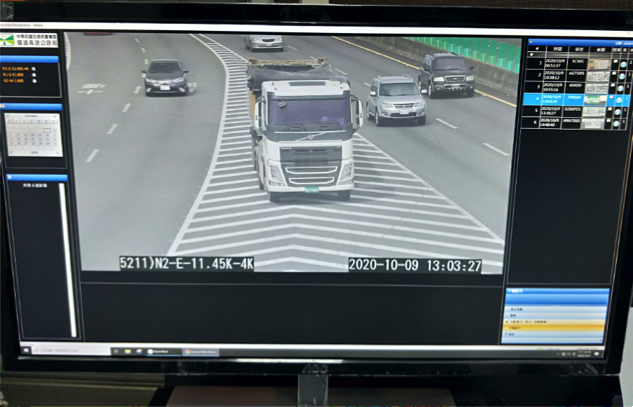
#> input picture danger-driving-behavier-detection/test.png, 633 x 407 px
$ python danger_detect.py
#> lines starting #> are read from the running program, lines starting #| are printed output that depends on the picture
import numpy as np
import cv2
from matplotlib.path import Path

# 讀取圖片
img = cv2.imread('test.png')
#> img is the input picture: shape (407, 633, 3); mean B, G, R 102.5, 99.6, 91.3

# 設定多邊形頂點座標
pts0 = np.array([[162, 267], [215, 160], [227, 71], [212, 53], [
                192, 36], [208, 36], [507, 238], [504, 278]], np.int32)
# 將座標轉為 (頂點數量, 1, 2) 的陣列
pts = pts0.reshape((-1, 1, 2))
# 繪製多邊形
cv2.polylines(img, [pts], True, (255, 255, 0), 4)


# detect into area
text = 'car into warning area'
vehicle_pos = list(pts0)
p = Path(vehicle_pos)
xx = p.contains_points([(361.0, 199.0)])
if xx:
    cv2.putText(img, text, (100, 40), cv2.FONT_HERSHEY_SIMPLEX,
                1, (0, 0, 255), 3)
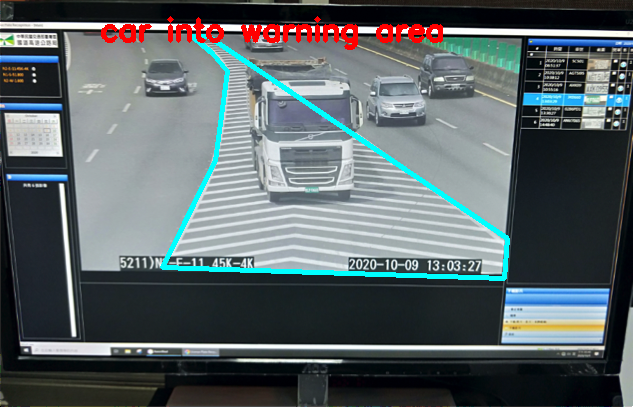
#> img: shape (407, 633, 3); mean B, G, R 102.9, 100, 90.3


cv2.imshow('Detect result', img)
cv2.waitKey(0)
cv2.destroyAllWindows()
